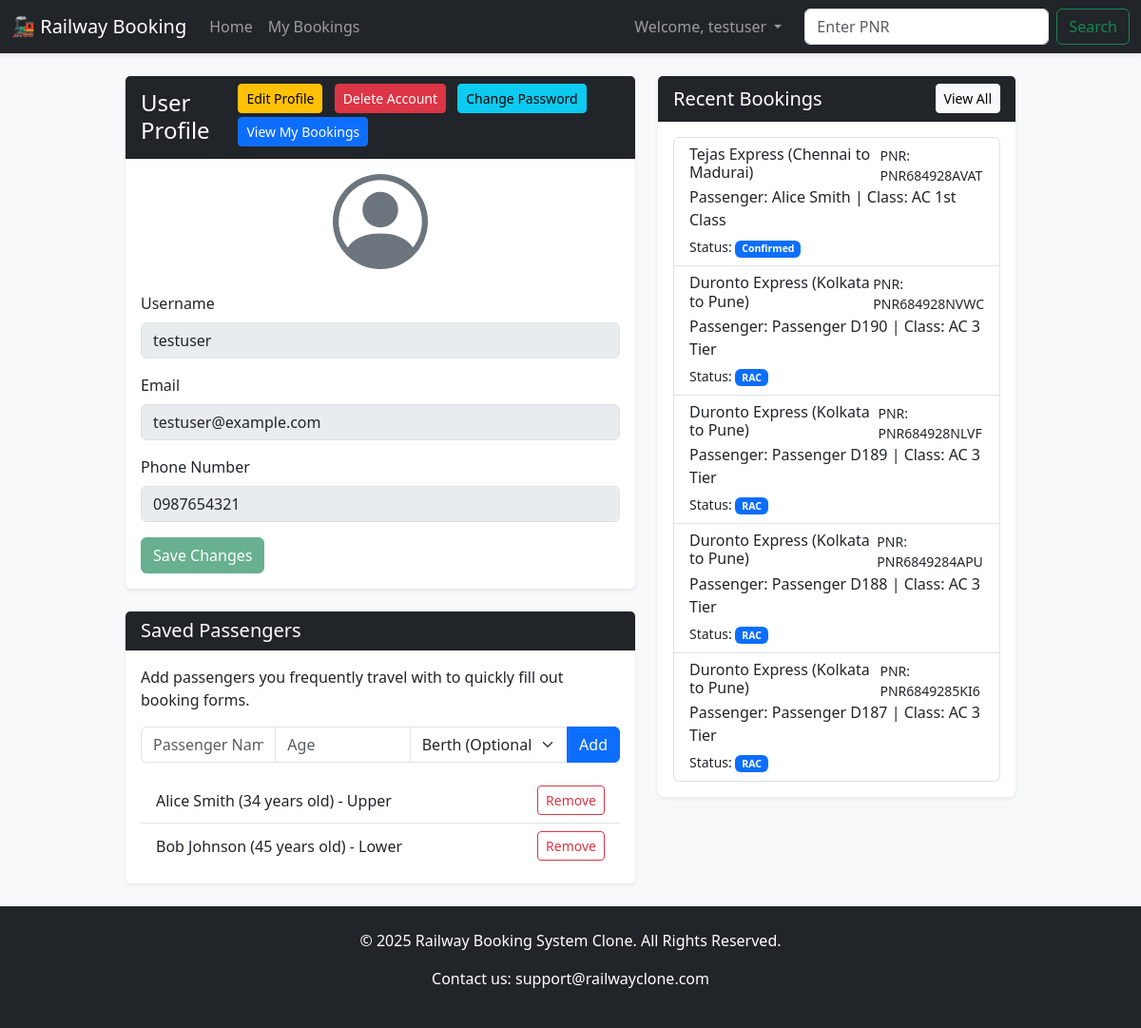
The page /profile (signed in) on the database its author committed.
### app.py (models this page shows, shortened)
class User(db.Model):
    id = db.Column(db.Integer, primary_key=True)
    username = db.Column(db.String(80), unique=True, nullable=False)
    password_hash = db.Column(db.String(256), nullable=False)
    role = db.Column(db.String(20), nullable=False, default='user') # Roles: 'user' or 'admin'
    email = db.Column(db.String(100), nullable=True)
    phone_number = db.Column(db.String(20), nullable=True)
    profile_picture = db.Column(db.String(255), nullable=True)
    bookings = db.relationship('Booking', backref='user', lazy=True)
    saved_passengers = db.relationship('Passenger', backref='user', lazy=True, cascade="all, delete-orphan")

class Passenger(db.Model):
    id = db.Column(db.Integer, primary_key=True)
    user_id = db.Column(db.Integer, db.ForeignKey('user.id'), nullable=False)
    name = db.Column(db.String(100), nullable=False)
    age = db.Column(db.Integer, nullable=False)
    berth_preference = db.Column(db.String(50), nullable=True)

class Booking(db.Model):
    id = db.Column(db.Integer, primary_key=True)
    pnr_number = db.Column(db.String(20), unique=True, nullable=False)
    train_id = db.Column(db.Integer, db.ForeignKey('train.id'), nullable=False)
    user_id = db.Column(db.Integer, db.ForeignKey('user.id'), nullable=False)
    passenger_name = db.Column(db.String(100), nullable=False)
    passenger_age = db.Column(db.Integer, nullable=False)
    seat_class = db.Column(db.String(50), nullable=False, default='Sleeper')
    berth_preference = db.Column(db.String(50), nullable=True)
    status = db.Column(db.String(20), default='Confirmed')
    seat_number = db.Column(db.String(20), nullable=True)
    fare = db.Column(db.Float, nullable=False, default=0.0)

class Train(db.Model):
    id = db.Column(db.Integer, primary_key=True)
    train_name = db.Column(db.String(100), nullable=False)
    source = db.Column(db.String(100), nullable=False)
    destination = db.Column(db.String(100), nullable=False)
    departure_time = db.Column(db.String(10), nullable=False) # e.g., '06:15'
    total_seats = db.Column(db.Integer, nullable=False)
    bookings = db.relationship('Booking', backref='train', lazy=True)

### app.py (the view, shortened to what this page needs)
@app.route('/profile', methods=['GET', 'POST'])
def profile():
    if not session.get('logged_in'):
        flash('You must be logged in to view your profile.', 'danger')
        return redirect(url_for('login'))
    user_id = session['user_id']
    user = User.query.get_or_404(user_id)
    recent_bookings = Booking.query.filter_by(user_id=user_id).order_by(Booking.id.desc()).limit(5).all()
    saved_passengers = Passenger.query.filter_by(user_id=user_id).all()
    return render_template('profile.html', user=user, recent_bookings=recent_bookings, saved_passengers=saved_passengers)

### templates/profile.html (shortened to what this page needs)
{% extends 'base.html' %}
{% block content %}
<div class="row">
  <div class="col-md-7 mb-4">
    <div class="card shadow-sm">
      <div class="card-header bg-dark text-white d-flex justify-content-between align-items-center">
        <h4 class="mb-0">User Profile</h4>
        <div>
          <button id="edit-profile-btn" class="btn btn-sm btn-warning me-2 mb-1">Edit Profile</button>
          <button type="button" class="btn btn-sm btn-danger me-2 mb-1" data-bs-toggle="modal" data-bs-target="#deleteAccountModal">Delete Account</button>
          <button type="button" class="btn btn-sm btn-info me-2 mb-1" data-bs-toggle="modal" data-bs-target="#changePasswordModal">Change Password</button>
          <a href="{{ url_for('my_bookings') }}" class="btn btn-sm btn-primary mb-1">View My Bookings</a>
        </div>
      </div>
      <div class="card-body text-center">
        <div class="mb-4">
        </div>
        <form id="profile-form" action="{{ url_for('profile') }}" method="post" class="text-start">
          <div class="mb-3">
            <label for="username" class="form-label">Username</label>
            <input type="text" class="form-control" id="username" name="username" value="{{ user.username }}" disabled>
          </div>
          <div class="mb-3">
            <label for="email" class="form-label">Email</label>
            <input type="email" class="form-control" id="email" name="email" value="{{ user.email or '' }}" disabled>
          </div>
          <div class="mb-3">
            <label for="phone" class="form-label">Phone Number</label>
            <input type="tel" class="form-control" id="phone" name="phone" value="{{ user.phone_number or '' }}" disabled>
          </div>
          <button type="submit" id="save-changes-btn" class="btn btn-success" disabled>Save Changes</button>
        </form>
      </div>
    </div>
    <div class="card shadow-sm mt-4">
      <div class="card-header bg-dark text-white">
        <h5 class="mb-0">Saved Passengers</h5>
      </div>
      <div class="card-body">
        <p class="card-text">Add passengers you frequently travel with to quickly fill out booking forms.</p>
        <form action="{{ url_for('profile', action='add_passenger') }}" method="post">
          <div class="input-group mb-3">
            <input type="text" class="form-control" name="passenger_name" placeholder="Passenger Name" required>
            <input type="number" class="form-control" name="passenger_age" placeholder="Age" min="1" required>
            <select class="form-select" name="berth_preference">
              <option value="">Berth (Optional)</option>
            </select>
            <button class="btn btn-primary" type="submit">Add</button>
          </div>
        </form>
        {% if saved_passengers %}
          <ul class="list-group list-group-flush">
            {% for passenger in saved_passengers %}
              <li class="list-group-item d-flex justify-content-between align-items-center">
                <span>{{ passenger.name }} ({{ passenger.age }} years old){% if passenger.berth_preference %} - {{ passenger.berth_preference }}{% endif %}</span>
                <a href="{{ url_for('profile', action='delete_passenger', passenger_id=passenger.id) }}" class="btn btn-sm btn-outline-danger">Remove</a>
              </li>
            {% endfor %}
          </ul>
        {% else %}
          <div class="alert alert-info mt-3">You have no saved passengers.</div>
        {% endif %}
      </div>
    </div>
  </div>
  <div class="col-md-5 mb-4">
    <div class="card shadow-sm">
      <div class="card-header bg-dark text-white d-flex justify-content-between align-items-center">
        <h5 class="mb-0">Recent Bookings</h5>
        <a href="{{ url_for('my_bookings') }}" class="btn btn-sm btn-light">View All</a>
      </div>
      <div class="card-body">
        {% if recent_bookings %}
          <div class="list-group">
            {% for booking in recent_bookings %}
              <a href="{{ url_for('pnr_status', pnr=booking.pnr_number) }}" class="list-group-item list-group-item-action">
                <div class="d-flex w-100 justify-content-between">
                  <h6 class="mb-1">{{ booking.train.train_name }} ({{ booking.train.source }} to {{ booking.train.destination }})</h6>
                  <small>PNR: {{ booking.pnr_number }}</small>
                </div>
                <p class="mb-1">Passenger: {{ booking.passenger_name }} | Class: {{ booking.seat_class }}</p>
                <small>Status: <span class="badge bg-primary">{{ booking.status }}</span></small>
              </a>
            {% endfor %}
          </div>
        {% else %}
          <div class="alert alert-info mb-0">You have no recent bookings.</div>
        {% endif %}
      </div>
    </div>
  </div>
</div>
{% endblock %}

### templates/base.html (shortened to what this page needs)
<!doctype html>
<html lang="en" class="h-100">
  <head>
    <link href="https://cdn.jsdelivr.net/npm/bootstrap@5.3.3/dist/css/bootstrap.min.css" rel="stylesheet">
    <link rel="stylesheet" href="{{ url_for('static', filename='css/style.css') }}">
    <link rel="stylesheet" href="{{ url_for('static', filename='css/auth_modal.css') }}">
    <link rel="stylesheet" href="{{ url_for('static', filename='css/profile.css') }}">
  </head>
  <body class="d-flex flex-column h-100">
    <nav class="navbar navbar-expand-lg navbar-dark bg-dark">
      <div class="container-fluid">
        <a class="navbar-brand" href="/">🚂 Railway Booking</a>
        <div class="collapse navbar-collapse" id="navbarNav">
          <ul class="navbar-nav me-auto mb-2 mb-lg-0">
            <li class="nav-item">
              <a class="nav-link" href="{{ url_for('index') }}">Home</a>
            </li>
            {% if session.logged_in %}
              <li class="nav-item">
                <a class="nav-link" href="{{ url_for('my_bookings') }}">My Bookings</a>
              </li>
            {% endif %}
          </ul>
          <ul class="navbar-nav ms-auto mb-2 mb-lg-0 align-items-center">
            {% if session.logged_in %}
              <li class="nav-item dropdown">
                <a class="nav-link dropdown-toggle" href="#" role="button" data-bs-toggle="dropdown">
                  Welcome, {{ session.username }}
                </a>
              </li>
            {% else %}
              <li class="nav-item">
                <button type="button" class="btn btn-primary" data-bs-toggle="modal" data-bs-target="#authModal">Login / Register</button>
              </li>
            {% endif %}
          </ul>
          <form class="d-flex ms-3" action="{{ url_for('pnr_status') }}" method="get">
            <input class="form-control me-2" type="search" name="pnr" placeholder="Enter PNR" required>
            <button class="btn btn-outline-success" type="submit">Search</button>
          </form>
        </div>
      </div>
    </nav>
    <div class="container mt-4 flex-shrink-0 main-container">
      {% block content %}{% endblock %}
    </div>
    <footer class="bg-dark text-white text-center p-4 mt-auto">
        <div class="container">
            <p>&copy; 2025 Railway Booking System Clone. All Rights Reserved.</p>
            <p>Contact us: support@railwayclone.com</p>
        </div>
    </footer>
  </body>
</html>

### static/css/style.css (style rules this page uses)
body { background-color: #f8f9fa; }
.navbar { box-shadow: 0 2px 4px rgba(0,0,0,.1); }
.card { border: none; box-shadow: 0 4px 8px rgba(0,0,0,.1); }
.main-container { max-width: 960px; margin: auto; }

### rows shown on the page
User: username "testuser", email "testuser@example.com", phone "0987654321"
Passenger: name "Alice Smith", age "34", berth_preference "Upper"
Passenger: name "Bob Johnson", age "45", berth_preference "Lower"
Booking: train.train_name "Tejas Express", train.source "Chennai", train.destination "Madurai", pnr_number "PNR684928AVAT", passenger_name "Alice Smith", seat_class "AC 1st Class", status "Confirmed"
Booking: train.train_name "Duronto Express", train.source "Kolkata", train.destination "Pune", pnr_number "PNR684928NVWC", passenger_name "Passenger D190", seat_class "AC 3 Tier", status "RAC"
Booking: train.train_name "Duronto Express", train.source "Kolkata", train.destination "Pune", pnr_number "PNR684928NLVF", passenger_name "Passenger D189", seat_class "AC 3 Tier", status "RAC"
Booking: train.train_name "Duronto Express", train.source "Kolkata", train.destination "Pune", pnr_number "PNR6849284APU", passenger_name "Passenger D188", seat_class "AC 3 Tier", status "RAC"
Booking: train.train_name "Duronto Express", train.source "Kolkata", train.destination "Pune", pnr_number "PNR6849285KI6", passenger_name "Passenger D187", seat_class "AC 3 Tier", status "RAC"
